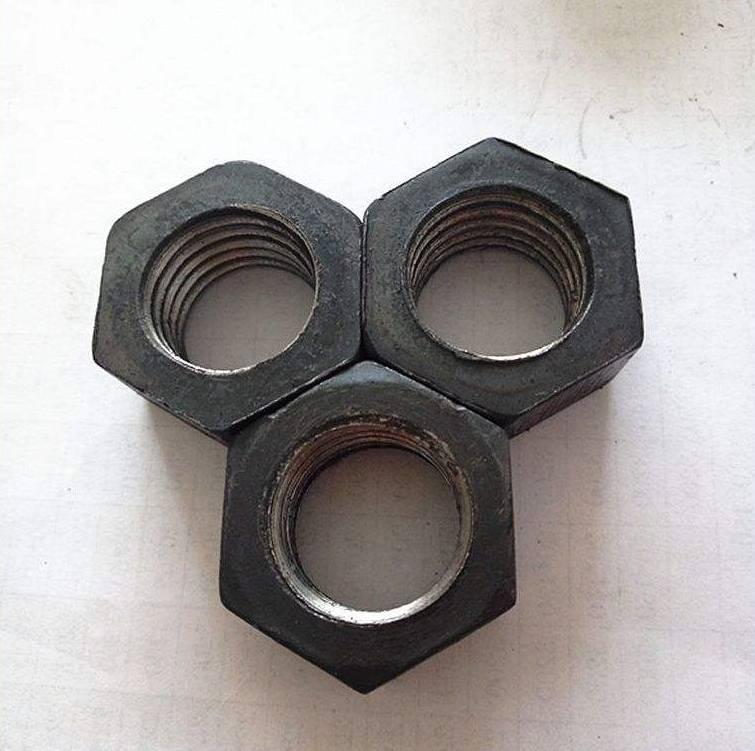
#> input picture Hough/test_imgs/2.jpg, 755 x 751 px, given as the content of the folder D:/Files/_datasets/Dataset-reference/pin_imgs_2K, which was not available
$ python edge_scan.py
#> lines starting #> are read from the running program, lines starting #| are printed output that depends on the picture; after the words box and inside, x2 and y2 are one past the last pixel; in counts of white or black regions, pixels touching at a corner belong together; pictures that were not available may be replaced by others from this repository, and a replacement may not be noted
### edge scan/old/utils.py
import glob

import cv2
import numpy as np
import os
from PIL import Image, ImageDraw, ImageFont
## TO STACK ALL THE IMAGES IN ONE WINDOW
def stackImages(imgArray, scale, lables=[]):
    rows = len(imgArray)#行数
    cols = len(imgArray[0])#列数
    rowsAvailable = isinstance(imgArray[0], list)
    width = imgArray[0][0].shape[1]
    height = imgArray[0][0].shape[0]
    if rowsAvailable:
        for x in range(0, rows):
            for y in range(0, cols):
                imgArray[x][y] = cv2.resize(imgArray[x][y], (0, 0), None, scale, scale)
                if len(imgArray[x][y].shape) == 2: imgArray[x][y] = cv2.cvtColor(imgArray[x][y], cv2.COLOR_GRAY2BGR)
        imageBlank = np.zeros((height, width, 3), np.uint8)
        hor = [imageBlank] * rows
        hor_con = [imageBlank] * rows
        for x in range(0, rows):
            hor[x] = np.hstack(imgArray[x])
            hor_con[x] = np.concatenate(imgArray[x])
        ver = np.vstack(hor)
        ver_con = np.concatenate(hor)
    else:
        for x in range(0, rows):
            imgArray[x] = cv2.resize(imgArray[x], (0, 0), None, scale, scale)
            if len(imgArray[x].shape) == 2: imgArray[x] = cv2.cvtColor(imgArray[x], cv2.COLOR_GRAY2BGR)
        hor = np.hstack(imgArray)
        hor_con = np.concatenate(imgArray)
        ver = hor
    if len(lables) != 0:
        eachImgWidth = int(ver.shape[1] / cols)
        eachImgHeight = int(ver.shape[0] / rows)
        # print(eachImgHeight)
        for d in range(0, rows):
            for c in range(0, cols):
                #文字的背景
                cv2.rectangle(ver, (c * eachImgWidth, eachImgHeight * d),
                              (c * eachImgWidth + len(lables[d]) * 13 + 27, 30 + eachImgHeight * d), (255, 255, 255),
                              cv2.FILLED)
                cv2.putText(ver, str(lables[d][c]), (eachImgWidth * c + 10, eachImgHeight * d + 20), cv2.FONT_HERSHEY_COMPLEX,
                            0.5, (255, 0, 255), 2)
    return ver

# 重新排序
def reorder(myPoints):
    '''
    坐标为
    0   1
    2   3
    '''
    myPoints = myPoints.reshape((4, 2))
    myPointsNew = np.zeros((4, 1, 2), dtype=np.int32)
    add = myPoints.sum(1)

    myPointsNew[0] = myPoints[np.argmin(add)]
    myPointsNew[3] = myPoints[np.argmax(add)]
    diff = np.diff(myPoints, axis=1)
    myPointsNew[1] = myPoints[np.argmin(diff)]
    myPointsNew[2] = myPoints[np.argmax(diff)]

    return myPointsNew


def biggestContour(contours,maxArea,epsilon):
    biggest = np.array([])
    max_area = 0
    epsilon=epsilon/100
    for i in contours:  # 判断是否为矩形，且要求要有一定大小
        area = cv2.contourArea(i)
        if area > maxArea:  # 调整矩形大小
            peri = cv2.arcLength(i, True)#轮廓周长
            approx = cv2.approxPolyDP(i, epsilon * peri, True)#第二个参数叫epsilon,是从原始轮廓到近似轮廓的最大距离,是一个准确率参数
            if area > max_area and len(approx) == 4:
                biggest = approx
                max_area = area
    return biggest, max_area


def drawRectangle(img, biggest, thickness):
    cv2.line(img, (biggest[0][0][0], biggest[0][0][1]), (biggest[1][0][0], biggest[1][0][1]), (0, 255, 0), thickness)
    cv2.line(img, (biggest[0][0][0], biggest[0][0][1]), (biggest[2][0][0], biggest[2][0][1]), (0, 255, 0), thickness)
    cv2.line(img, (biggest[3][0][0], biggest[3][0][1]), (biggest[2][0][0], biggest[2][0][1]), (0, 255, 0), thickness)
    cv2.line(img, (biggest[3][0][0], biggest[3][0][1]), (biggest[1][0][0], biggest[1][0][1]), (0, 255, 0), thickness)

    return img


def nothing(x):
    pass


def initializeTrackbars(intialTracbarVals=0):
    cv2.namedWindow("Trackbars")
    cv2.resizeWindow("Trackbars", 360, 360)
    cv2.createTrackbar("Th_bin1", "Trackbars", 34, 255, nothing)
    cv2.createTrackbar("Th_bin2", "Trackbars", 255, 255, nothing)
    cv2.createTrackbar("Th_canny1", "Trackbars", 1, 255, nothing)
    cv2.createTrackbar("Th_canny2", "Trackbars", 1, 255, nothing)
    cv2.createTrackbar("pengzhang", "Trackbars", 1, 10, nothing)
    cv2.createTrackbar("fushi", "Trackbars", 1, 10, nothing)
    cv2.createTrackbar("maxArea", "Trackbars", 500, 1000, nothing)
    cv2.createTrackbar("area_epsilon", "Trackbars", 6, 10, nothing)


def valTrackbars():
    Threshold1 = cv2.getTrackbarPos("Th_bin1", "Trackbars")
    Threshold2 = cv2.getTrackbarPos("Th_bin2", "Trackbars")
    Threshold3 = cv2.getTrackbarPos("Th_canny1", "Trackbars")
    Threshold4 = cv2.getTrackbarPos("Th_canny2", "Trackbars")
    Threshold5 = cv2.getTrackbarPos("pengzhang", "Trackbars")
    Threshold6 = cv2.getTrackbarPos("fushi", "Trackbars")
    Threshold7 = cv2.getTrackbarPos("maxArea", "Trackbars")
    Threshold8 = cv2.getTrackbarPos("area_epsilon", "Trackbars")

    src = Threshold1, Threshold2, Threshold3, Threshold4, Threshold5, Threshold6, Threshold7, Threshold8
    return src
# [22 lines left out: function mkdir, not called in this run]

def getFileList(path):
    """
       获得所有文件及子文件夹的列表，使用的时候最后只含单文件
       输入 path:文件夹根目录
       返回： 文件名列表
       例子：
        imglist = getFileList(path)
    """
    paths=os.listdir(path)
    imglist=paths
    print('本次执行检索到 ' + str(len(imglist)) + ' 个文件\n')
    return imglist

# [15 lines left out: function getFileList2, not called in this run]

### edge scan/old/edge_scan.py
import os
import cv2
import numpy as np
import utils

'''
可以使用二值和高斯两种方法
1.0:使用直接二值化不好用
使用说明:
# 按下“s”键保存图片
# 按下“d”键时切换下一张图像
# 按下“a”键时切换上一张图像
# 按下“q”键时退出程序
'''


# 显示信息函数
def show_msg(msg, stackedImage):
    cv2.rectangle(stackedImage, ((int(stackedImage.shape[1] / 2) - 230), int(stackedImage.shape[0] / 2) + 50),
                  (1100, 350), (0, 255, 0), cv2.FILLED)
    cv2.putText(stackedImage, msg,
                (int(stackedImage.shape[1] / 2) - 200, int(stackedImage.shape[0] / 2)),
                cv2.FONT_HERSHEY_DUPLEX, 3, (0, 0, 255), 5, cv2.LINE_AA)
    cv2.imshow('Result', stackedImage)
    cv2.waitKey(300)


# 获取边缘
def edge_scan(pathImage=None, heightImg=640, widthImg=480,method='bin',webCamFeed=False):
#> called with heightImg = 640, widthImg = 480, method = 1, webCamFeed = False
    indexImg = 0  # 图片的索引
    img_list = utils.getFileList(pathImage)
    utils.initializeTrackbars()  # 初始化阈值滑动条
    while True:
        # 1、读取图片或开启摄像头
        if webCamFeed:
            cap = cv2.VideoCapture(0)
            cap.set(10, 160)  # 亮度
            success, img = cap.read()
        else:
            img = cv2.imread(os.path.join(pathImage, img_list[indexImg]))
#> img is the input picture: shape (751, 755, 3); mean B, G, R 163.9, 164.9, 168.8
        # 2、图像预处理
        img = cv2.resize(img, (widthImg, heightImg))  # 调整图片大小
#> img: shape (640, 480, 3)
        thres = utils.valTrackbars()  # 实例化阈值的滑动条
        # 2.1、数字图像处理
        imgBlank = np.zeros((heightImg, widthImg, 3), np.uint8)  # 如果需要，为测试调试创建空白图像
        imgGray = cv2.cvtColor(img, cv2.COLOR_BGR2GRAY)  # 将图像转换为灰度
        # 2.2 二值和高斯两种方法
        if method == 'bin':
            ret, imgbin = cv2.threshold(imgGray, thres[0], thres[1], cv2.THRESH_BINARY)  # 二值化
            imgBlur = cv2.GaussianBlur(imgbin, (5, 5), 1)  # 高斯滤波
        else:
            imgBlur = cv2.GaussianBlur(imgGray, (5, 5), 1)  # 高斯滤波

        imgCanny = cv2.Canny(imgBlur, thres[2], thres[3])  # 边缘检测器
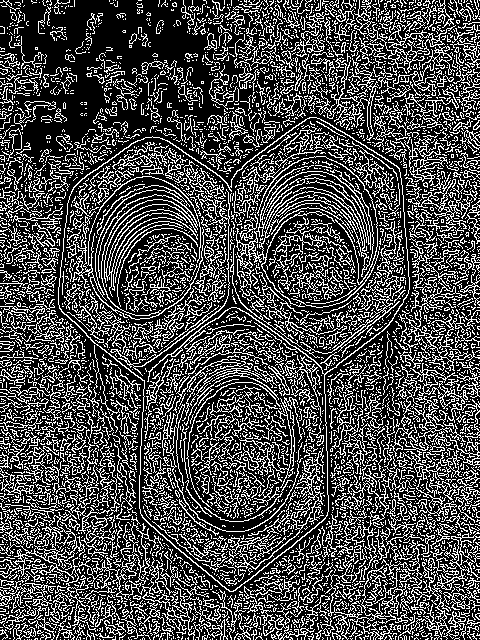
#> imgCanny: shape (640, 480); 29.2% white in thin lines or dots
        kernel = np.ones((5, 5))  # 图像处理的卷积核
        imgDial = cv2.dilate(imgCanny, kernel, iterations=thres[4])  # 图像处理：膨胀 粗化边界
#> imgDial: shape (640, 480); 96.2% white; 296 black regions (276 under 20 px), largest, box (x1, y1, x2, y2) and area: (17, 0, 222, 161) 9369, (104, 104, 152, 133) 390, (0, 9, 9, 25) 128
        imgCanny = cv2.erode(imgDial, kernel, iterations=thres[5])  # 图像处理：腐蚀  膨胀腐蚀可以帮助我们消除缝隙和杂物
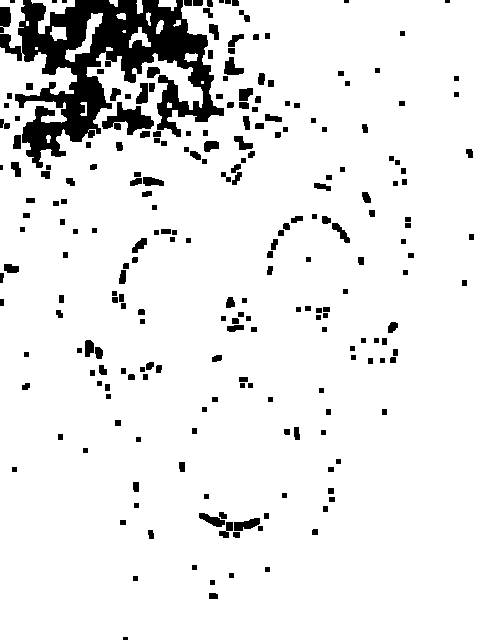
#> imgCanny: shape (640, 480); 91.2% white; 236 black regions (8 under 20 px)

        # 3、找到轮廓
        imgContours = img.copy()  # COPY IMAGE FOR DISPLAY PURPOSES
        imgBigContour = img.copy()  # COPY IMAGE FOR DISPLAY PURPOSES
        contours, hierarchy = cv2.findContours(imgCanny, cv2.RETR_EXTERNAL,
                                               cv2.CHAIN_APPROX_SIMPLE)  # FIND ALL CONTOURS
#> contours = 21 contours, 6 with area under 20; largest, box (x1, y1, x2, y2) and area: (0, 0, 480, 640) 286944, (65, 13, 103, 62) 456, (31, 0, 75, 34) 428, (129, 27, 151, 48) 175, (50, 26, 67, 41) 158
        cv2.drawContours(imgContours, contours, -1, (0, 255, 0), 10)  # 绘制所有检测到的轮廓
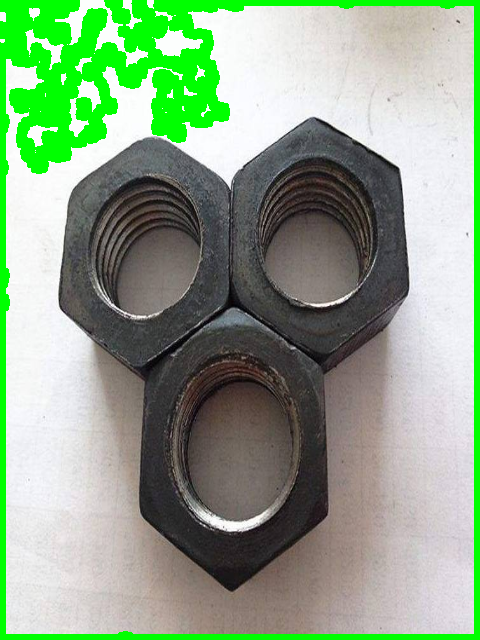
#> imgContours: shape (640, 480, 3); mean B, G, R 136.9, 166.3, 141.7
        # 3.1、 找到轮廓中的最大轮廓
        biggest, maxArea = utils.biggestContour(contours, maxArea=thres[6], epsilon=thres[7])  # #判断是否为最大矩形
#> the loop in biggestContour, `for i in contours:` made 21 passes
#> (area, peri, biggest, max_area) on pass 21: (286944.5, 3947.2, [[0, 0], [0, 639], [479, 639], [479, 0]], 286944.5)
#> area on passes 1, 3, 5, 9, 10, 12: 20, 32, 74, 175, 158, 22.5
#> after the loop in biggestContour, `for i in contours:`: max_area = 286944.5
#> biggest = [[0, 0], [0, 639], [479, 639], [479, 0]]; maxArea = 286944.5
        if biggest.size != 0:
            biggest = utils.reorder(biggest)  # 重新排序
#> in reorder, `myPoints = myPoints.reshape((4, 2))`: myPoints = [[0, 0], [0, 639], [479, 639], [479, 0]]
#> in reorder, `add = myPoints.sum(1)`: add = [0, 639, 1118, 479]
#> in reorder, `diff = np.diff(myPoints, axis=1)`: diff = [0, 639, 160, -479]
#> biggest = [[0, 0], [479, 0], [0, 639], [479, 639]]
            cv2.drawContours(imgBigContour, biggest, -1, (0, 255, 0), 20)  # 绘制最大轮廓
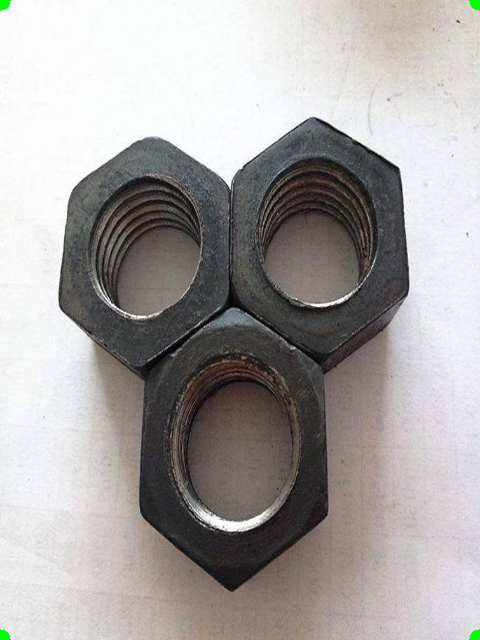
#> imgBigContour: shape (640, 480, 3); mean B, G, R 163.6, 164.8, 168.4
            imgBigContour = utils.drawRectangle(imgBigContour, biggest, 2)  # 绘制最大轮廓的外接矩形
#> in drawRectangle, `cv2.line(img, (biggest[3][0][0], biggest[3][0][1]), (biggest[1][0][0],..`:
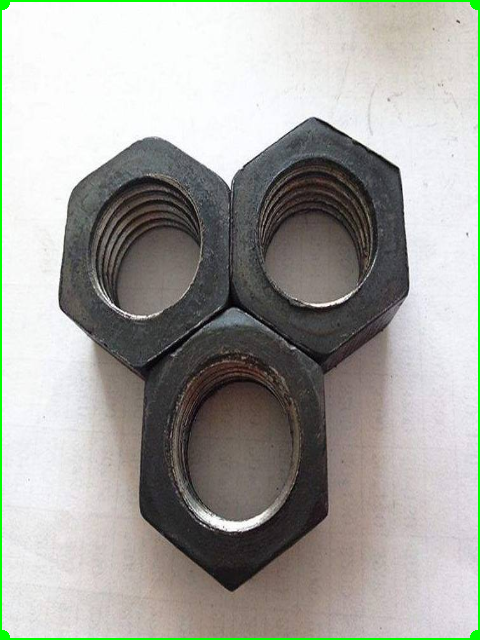
#> img: shape (640, 480, 3); mean B, G, R 160.4, 165.2, 165.3
            # 3.2、对最大轮廓进行仿射变换
            pts1 = np.float32(biggest)  # PREPARE POINTS FOR WARP
#> pts1 = [[0, 0], [479, 0], [0, 639], [479, 639]]
            pts2 = np.float32([[0, 0], [widthImg, 0], [0, heightImg], [widthImg, heightImg]])  # PREPARE POINTS FOR WARP
            matrix = cv2.getPerspectiveTransform(pts1, pts2)
#> matrix = [[1, 0, 0], [0, 1, 0], [0, -1.85e-19, 1]]
            imgWarpColored = cv2.warpPerspective(img, matrix, (widthImg, heightImg))  # 仿射变换

            # 3.3、相当于切除不必要部分
            imgWarpColored = imgWarpColored[20:imgWarpColored.shape[0] - 20, 20:imgWarpColored.shape[1] - 20]
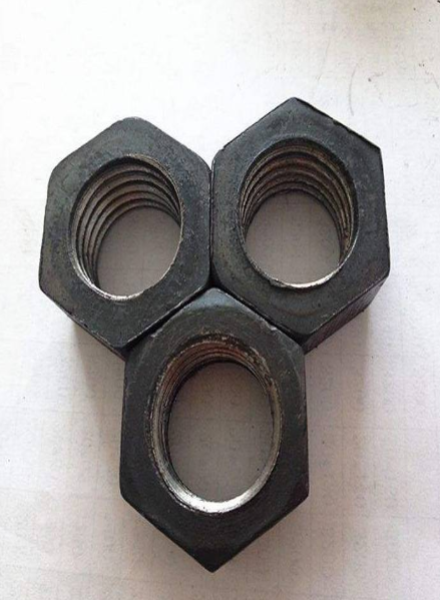
#> imgWarpColored: shape (600, 440, 3); mean B, G, R 154, 155, 159.2
            imgWarpColored = cv2.resize(imgWarpColored, (widthImg, heightImg))
#> imgWarpColored: shape (640, 480, 3)
            # 4、用于显示的图像阵列，即你要显示什么操作的结果，例如高斯模糊
            # ps 只有找到最大矩形时以下才会执行
            if method == 'bin':
                imageArray = ([img, imgbin, imgBlur, imgCanny],
                              [imgContours, imgBigContour, imgWarpColored, imgBlank])
                lables = [["ori", "Bin", "Canny", "Contours"],
                          ["imgContours", "imgBigContour", "out", ""]]
            else:
                imageArray = ([img, imgGray, imgCanny, imgContours],
                          [imgBigContour, imgWarpColored, imgBlank, imgBlank])
                lables = [["ori", "Gray", "Canny", "Contours"],
                          ["imgContours", "imgBigContour", "out", ""]]
        # 只有找不到时以下才会执行
        else:
            # 4.1、显示结果
            if method == 'bin':
                imageArray = ([img, imgbin, imgBlur, imgCanny],
                              [imgBlank, imgBlank, imgBlank, imgBlank])
                lables = [["ori", "Bin", "Canny", "Contours"],
                          ["", "", "", ""]]
            else:
                imageArray = ([img, imgGray, imgCanny, imgContours],
                              [imgBlank, imgBlank, imgBlank, imgBlank])
                lables = [["ori", "Gray", "Canny", "Contours"],
                          ["", "", "", ""]]


        # 5、标签显示
        stackedImage = utils.stackImages(imageArray, 0.75, lables)  # 显示标签
#> in stackImages, `rows = len(imgArray)#行数`: rows = 2
#> in stackImages, `cols = len(imgArray[0])#列数`: cols = 4
#> in stackImages, `rowsAvailable = isinstance(imgArray[0], list)`: rowsAvailable = True
#> in stackImages, `hor = [imageBlank] * rows`: hor = 2 items
#> in stackImages, `eachImgWidth = int(ver.shape[1] / cols)`: eachImgWidth = 360
#> in stackImages, `eachImgHeight = int(ver.shape[0] / rows)`: eachImgHeight = 480
#> after the loop in stackImages, `for d in range(0, rows):`:
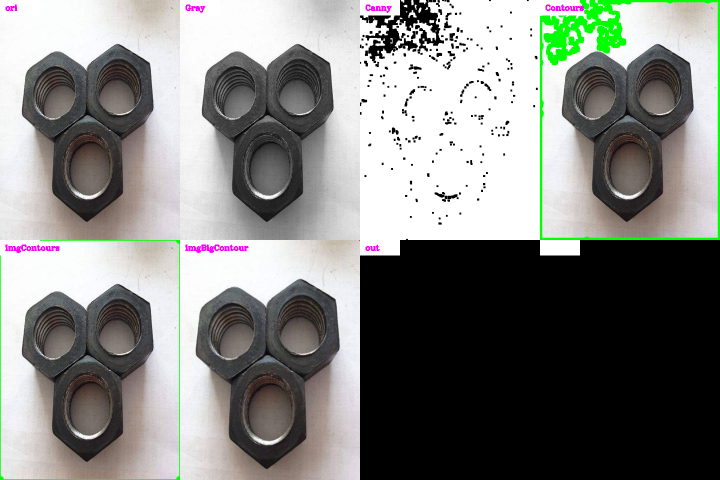
#> ver: shape (960, 1440, 3) (shown at 1/2 size); mean of channels 0, 1, 2 128.2, 131.7, 130.7; drawn as B, G, R
        cv2.imshow("Result", stackedImage)

        # ！6、按键操作
        # 按下“s”键保存图片
        # 按下“d”键时切换下一张图像
        # 按下“a”键时切换上一张图像
        # 按下“q”键时退出程序
        key = cv2.waitKey(1)
#> (key q is pressed here)
        if key & 0xFF == ord('s'):
            utils.mkdir(os.path.join(pathImage, "Scanned"))  # 创建保存目录
            # 获取当前图片名字
            c_img = os.path.basename(img_list[indexImg])
            cv2.imwrite(os.path.join(pathImage, "Scanned", c_img), imgWarpColored)
            # 显示保存
            msg = "Scan Saved"
            show_msg(msg, stackedImage)
        elif key & 0xFF == ord('d'):
            indexImg += 1
            if indexImg == len(img_list):
                indexImg = 0
            # 显示下一张
            msg = "Next Image"
            show_msg(msg, stackedImage)
        elif key & 0xFF == ord('a'):
            indexImg -= 1
            if indexImg == 0:
                indexImg = len(img_list)
            # 显示上一张
            msg = "Last Image"
            show_msg(msg, stackedImage)
        elif key & 0xFF == ord('q'):
            break


if __name__ == '__main__':
    webCamFeed = False  # True 开启摄像头
    pathImage = r'D:\Files\_datasets\Dataset-reference\pin_imgs_2K'  # 关闭摄像头时图片文件夹
    heightImg = 640
    widthImg = 480
    method=1
    edge_scan(pathImage, heightImg, widthImg,method)
